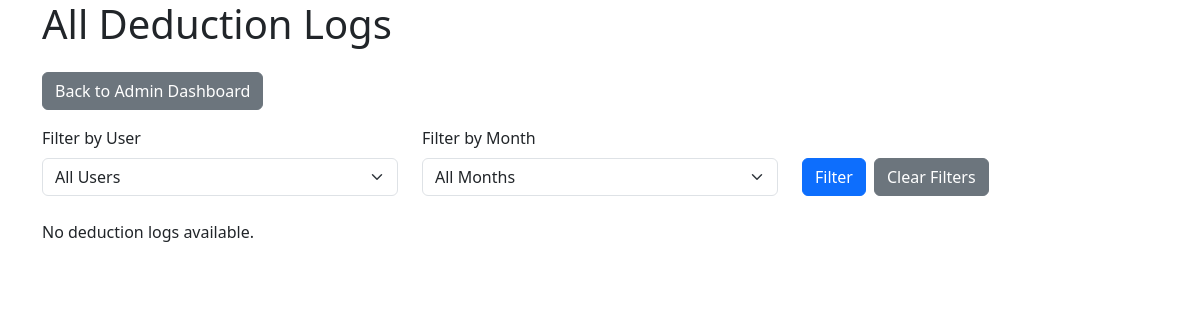
Page /deduction_logs_admin/ on the earlier database version.
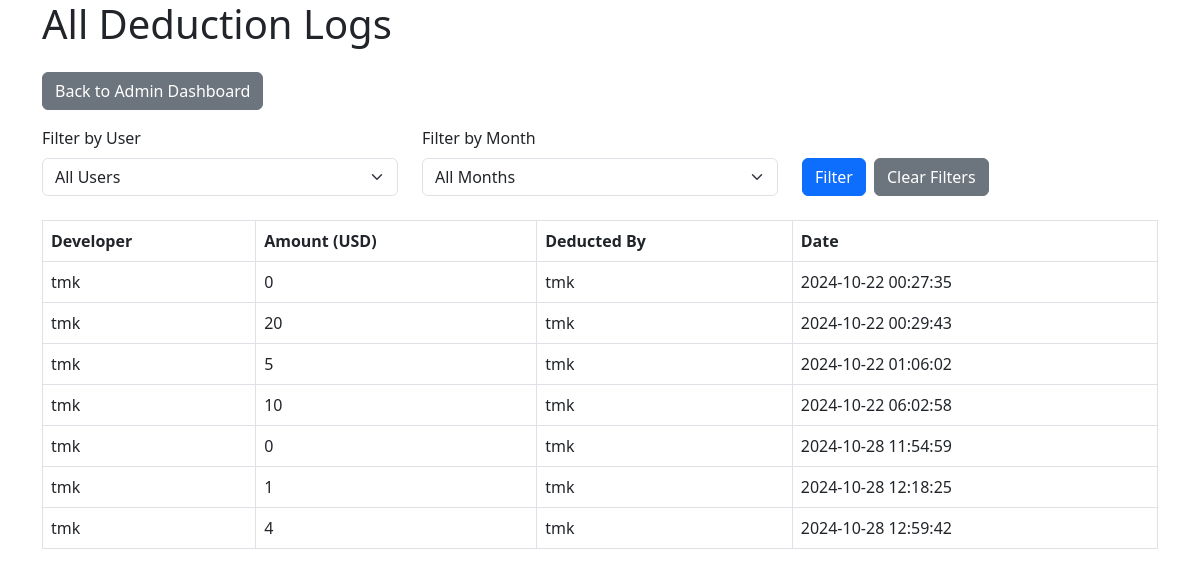
Same page on the later database version.
### fin_app_v2/models.py (models this page shows, shortened)
class DeductionLog(models.Model):
    developer = models.ForeignKey(User, on_delete=models.CASCADE, related_name='deductions')
    deducted_by = models.ForeignKey(User, on_delete=models.CASCADE, related_name='deduction_actions')  # Admin who deducted
    deduction_amount = models.PositiveIntegerField()
    deduction_date = models.DateTimeField(auto_now_add=True)  # Automatically logs the date and time of deduction

### fin_app_v2/views.py (the view)
# urls.py: path('deduction_logs_admin/', views.deduction_logs_admin, name='deduction_logs_admin'),
def deduction_logs_admin(request):
    users = User.objects.all()
    all_deduction_logs = DeductionLog.objects.all()
    months = all_deduction_logs.dates('deduction_date', 'month')
    selected_user = request.GET.get('user')
    selected_month = request.GET.get('month')
    if selected_user:
        all_deduction_logs = all_deduction_logs.filter(developer__id=selected_user)
    if selected_month:
        year, month = map(int, selected_month.split('-'))
        all_deduction_logs = all_deduction_logs.filter(deduction_date__year=year, deduction_date__month=month)
    return render(request, 'deduction_logs_admin.html', {
        'all_deduction_logs': all_deduction_logs,
        'users': users,
        'months': months,
        'selected_user': selected_user,
        'selected_month': selected_month,
    })

### templates/deduction_logs_admin.html (shortened to what this page needs)
<!DOCTYPE html>
<html lang="en">
<head>
    <link href="https://cdn.jsdelivr.net/npm/bootstrap@5.3.0-alpha1/dist/css/bootstrap.min.css" rel="stylesheet">
</head>
<body>
    <div class="container">
        <h1 class="mb-4">All Deduction Logs</h1>
        <a href="{% url 'admin_dashboard' %}" class="btn btn-secondary mb-3">Back to Admin Dashboard</a>
        <form method="GET" class="mb-4">
            <div class="row">
                <div class="col-md-4">
                    <label for="user" class="form-label">Filter by User</label>
                    <select name="user" id="user" class="form-select">
                        <option value="">All Users</option>
                    </select>
                </div>
                <div class="col-md-4">
                    <label for="month" class="form-label">Filter by Month</label>
                    <select name="month" id="month" class="form-select">
                        <option value="">All Months</option>
                    </select>
                </div>
                <div class="col-md-4 d-flex align-items-end">
                    <button type="submit" class="btn btn-primary">Filter</button>
                    <a href="{% url 'deduction_logs_admin' %}" class="btn btn-secondary ms-2">Clear Filters</a>
                </div>
            </div>
        </form>
        <div class="table-responsive">
            {% if all_deduction_logs %}
            <table class="table table-bordered">
                <thead>
                    <tr>
                        <th>Developer</th>
                        <th>Amount (USD)</th>
                        <th>Deducted By</th>
                        <th>Date</th>
                    </tr>
                </thead>
                <tbody>
                    {% for log in all_deduction_logs %}
                    <tr>
                        <td>{{ log.developer.username }}</td>
                        <td>{{ log.deduction_amount }}</td>
                        <td>{{ log.deducted_by.username }}</td>
                        <td>{{ log.deduction_date|date:"Y-m-d H:i:s" }}</td>
                    </tr>
                    {% endfor %}
                </tbody>
            </table>
            {% else %}
            <p>No deduction logs available.</p>
            {% endif %}
        </div>
    </div>
</body>
</html>

Differences in the rows shown:
added DeductionLog: developer.username "tmk", deduction_amount "0", deducted_by.username "tmk", deduction_date "2024-10-22 00:27:35"
added DeductionLog: developer.username "tmk", deduction_amount "20", deducted_by.username "tmk", deduction_date "2024-10-22 00:29:43"
added DeductionLog: developer.username "tmk", deduction_amount "5", deducted_by.username "tmk", deduction_date "2024-10-22 01:06:02"
added DeductionLog: developer.username "tmk", deduction_amount "10", deducted_by.username "tmk", deduction_date "2024-10-22 06:02:58"
added DeductionLog: developer.username "tmk", deduction_amount "0", deducted_by.username "tmk", deduction_date "2024-10-28 11:54:59"
added DeductionLog: developer.username "tmk", deduction_amount "1", deducted_by.username "tmk", deduction_date "2024-10-28 12:18:25"
added DeductionLog: developer.username "tmk", deduction_amount "4", deducted_by.username "tmk", deduction_date "2024-10-28 12:59:42"
Other differences:
text no longer shown: "No deduction logs available."
text now shown: "Developer Amount (USD) Deducted By Date"
